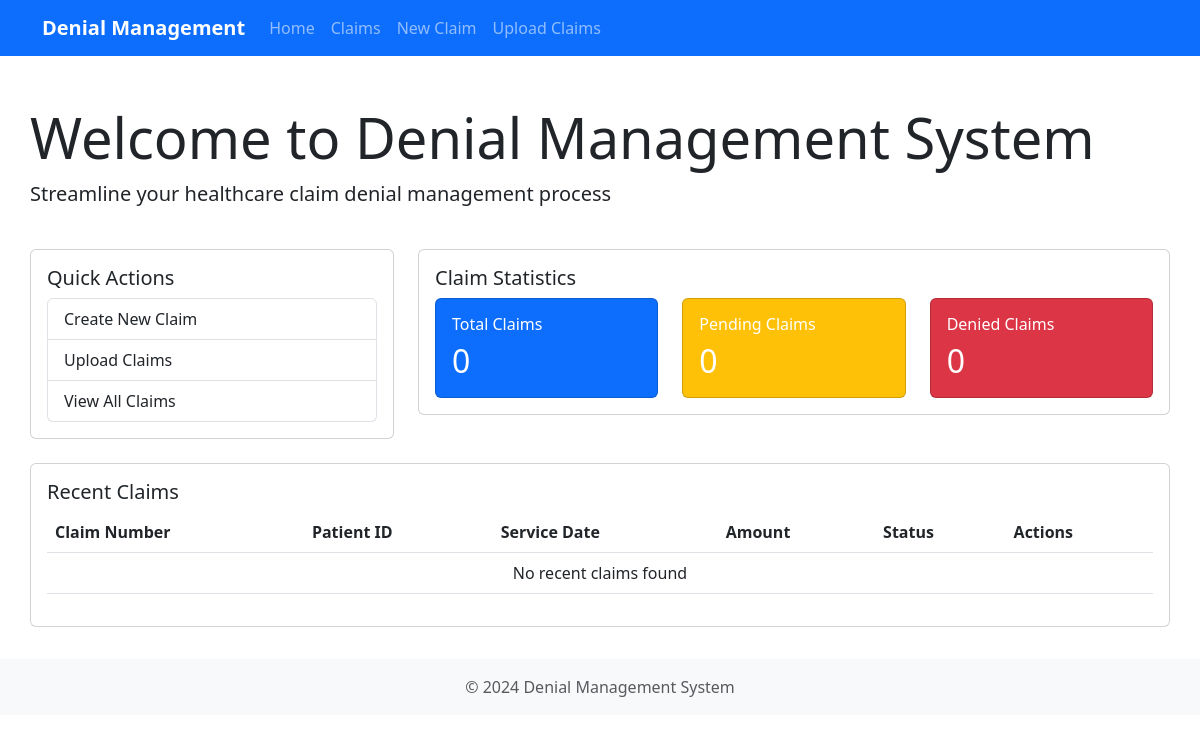
Before: / with the older database file.
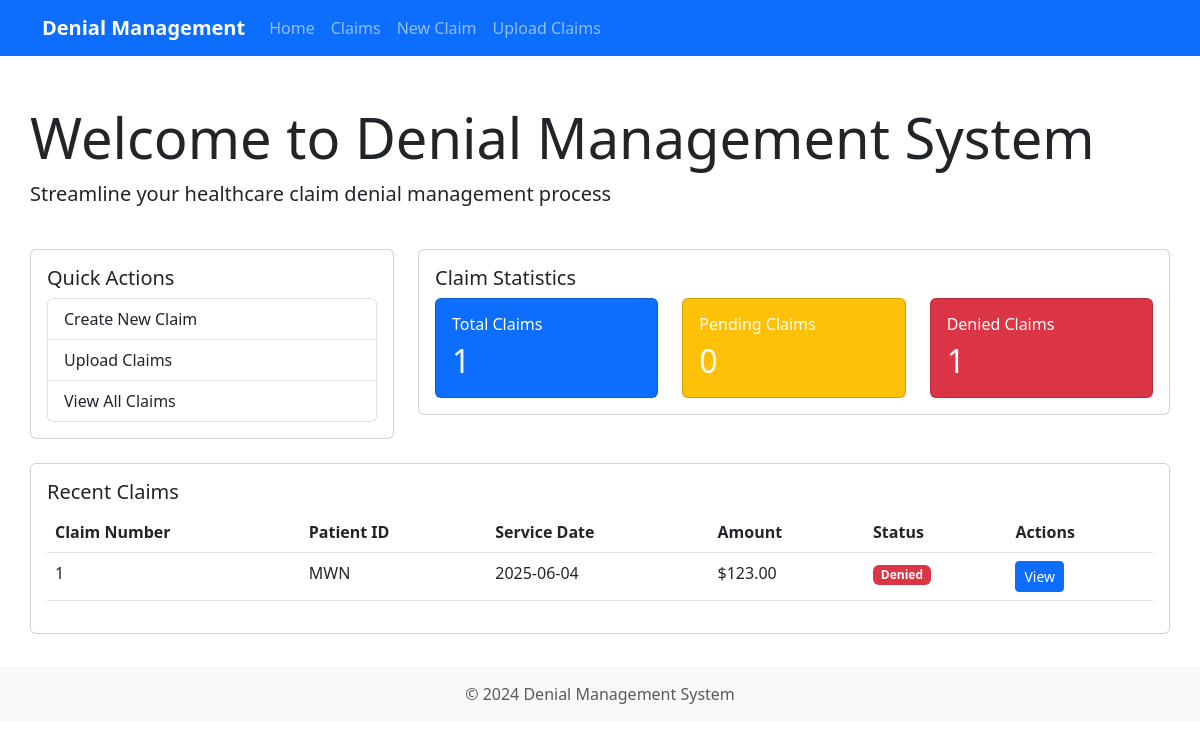
After: the same page with the newer database file.
### app/models.py (models this page shows, shortened)
class Claim(db.Model):
    id = db.Column(db.Integer, primary_key=True)
    claim_number = db.Column(db.String(50), unique=True, nullable=False)
    patient_id = db.Column(db.String(50), nullable=False)
    provider_id = db.Column(db.String(50), nullable=False)
    service_date = db.Column(db.Date, nullable=False)
    total_amount = db.Column(db.Float, nullable=False)
    status = db.Column(db.String(20), default='pending')  # pending, denied, approved
    created_at = db.Column(db.DateTime, default=datetime.utcnow)
    updated_at = db.Column(db.DateTime, default=datetime.utcnow, onupdate=datetime.utcnow)
    denials = db.relationship('Denial', backref='claim', lazy=True)
    issues = db.relationship('Issue', backref='claim', lazy=True)

### app/routes.py (the view)
@main.route('/')
def index():
    all_claims = Claim.query.all()
    pending_claims = Claim.query.filter_by(status='pending').all()
    denied_claims = Claim.query.filter_by(status='denied').all()
    approved_claims = Claim.query.filter_by(status='approved').all()
    recent_claims = Claim.query.order_by(Claim.created_at.desc()).limit(10).all()
    return render_template('index.html',
                         claims=all_claims,
                         pending_claims=pending_claims,
                         denied_claims=denied_claims,
                         approved_claims=approved_claims,
                         recent_claims=recent_claims)

### app/templates/index.html (shortened to what this page needs)
{% extends "base.html" %}
{% block content %}
<div class="row">
    <div class="col-md-12 mb-4">
        <h1 class="display-4">Welcome to Denial Management System</h1>
        <p class="lead">Streamline your healthcare claim denial management process</p>
    </div>
</div>
<div class="row">
    <div class="col-md-4 mb-4">
        <div class="card">
            <div class="card-body">
                <h5 class="card-title">Quick Actions</h5>
                <div class="list-group">
                    <a href="{{ url_for('main.new_claim') }}" class="list-group-item list-group-item-action">
                         Create New Claim
                    </a>
                    <a href="{{ url_for('main.upload_claims') }}" class="list-group-item list-group-item-action">
                         Upload Claims
                    </a>
                    <a href="{{ url_for('main.claims_list') }}" class="list-group-item list-group-item-action">
                         View All Claims
                    </a>
                </div>
            </div>
        </div>
    </div>
    <div class="col-md-8 mb-4">
        <div class="card">
            <div class="card-body">
                <h5 class="card-title">Claim Statistics</h5>
                <div class="row">
                    <div class="col-md-4">
                        <div class="card bg-primary text-white">
                            <div class="card-body">
                                <h6 class="card-title">Total Claims</h6>
                                <h2 class="card-text">{{ claims|length if claims else 0 }}</h2>
                            </div>
                        </div>
                    </div>
                    <div class="col-md-4">
                        <div class="card bg-warning text-white">
                            <div class="card-body">
                                <h6 class="card-title">Pending Claims</h6>
                                <h2 class="card-text">{{ pending_claims|length if pending_claims else 0 }}</h2>
                            </div>
                        </div>
                    </div>
                    <div class="col-md-4">
                        <div class="card bg-danger text-white">
                            <div class="card-body">
                                <h6 class="card-title">Denied Claims</h6>
                                <h2 class="card-text">{{ denied_claims|length if denied_claims else 0 }}</h2>
                            </div>
                        </div>
                    </div>
                </div>
            </div>
        </div>
    </div>
</div>
<div class="row">
    <div class="col-md-12">
        <div class="card">
            <div class="card-body">
                <h5 class="card-title">Recent Claims</h5>
                <div class="table-responsive">
                    <table class="table table-hover">
                        <thead>
                            <tr>
                                <th>Claim Number</th>
                                <th>Patient ID</th>
                                <th>Service Date</th>
                                <th>Amount</th>
                                <th>Status</th>
                                <th>Actions</th>
                            </tr>
                        </thead>
                        <tbody>
                            {% for claim in recent_claims %}
                            <tr>
                                <td>{{ claim.claim_number }}</td>
                                <td>{{ claim.patient_id }}</td>
                                <td>{{ claim.service_date.strftime('%Y-%m-%d') }}</td>
                                <td>${{ "%.2f"|format(claim.total_amount) }}</td>
                                <td>
                                    <span class="badge bg-{{ 'success' if claim.status == 'approved' else 'warning' if claim.status == 'pending' else 'danger' }}">
                                        {{ claim.status|title }}
                                    </span>
                                </td>
                                <td>
                                    <a href="{{ url_for('main.view_claim', claim_id=claim.id) }}" class="btn btn-sm btn-primary">View</a>
                                </td>
                            </tr>
                            {% else %}
                            <tr>
                                <td colspan="6" class="text-center">No recent claims found</td>
                            </tr>
                            {% endfor %}
                        </tbody>
                    </table>
                </div>
            </div>
        </div>
    </div>
</div>
{% endblock %}

### app/templates/base.html (shortened to what this page needs)
<!DOCTYPE html>
<html lang="en">
<head>
    <link href="https://cdn.jsdelivr.net/npm/bootstrap@5.3.0/dist/css/bootstrap.min.css" rel="stylesheet">
</head>
<body>
    <nav class="navbar navbar-expand-lg navbar-dark bg-primary">
        <div class="container">
            <a class="navbar-brand" href="{{ url_for('main.index') }}">Denial Management</a>
            <div class="collapse navbar-collapse" id="navbarNav">
                <ul class="navbar-nav">
                    <li class="nav-item">
                        <a class="nav-link" href="{{ url_for('main.index') }}">Home</a>
                    </li>
                    <li class="nav-item">
                        <a class="nav-link" href="{{ url_for('main.claims_list') }}">Claims</a>
                    </li>
                    <li class="nav-item">
                        <a class="nav-link" href="{{ url_for('main.new_claim') }}">New Claim</a>
                    </li>
                    <li class="nav-item">
                        <a class="nav-link" href="{{ url_for('main.upload_claims') }}">Upload Claims</a>
                    </li>
                </ul>
            </div>
        </div>
    </nav>
    <main class="container content">
        {% block content %}{% endblock %}
    </main>
    <footer class="footer mt-auto py-3 bg-light">
        <div class="container text-center">
            <span class="text-muted">© 2024 Denial Management System</span>
        </div>
    </footer>
</body>
</html>

### app/templates/base.html (style rules this page uses)
.navbar-brand { font-weight: bold; }
.content { padding: 2rem 0; }

Changed rows visible on the page:
added Claim: claim_number "1", patient_id "MWN", service_date "2025-06-04", total_amount "123.00", status "Denied"
Other visible differences:
{{ claims|length if claims else 0 }}: "0" → "1"
{{ denied_claims|length if denied_claims else 0 }}: "0" → "1"
text no longer shown: "No recent claims found"
